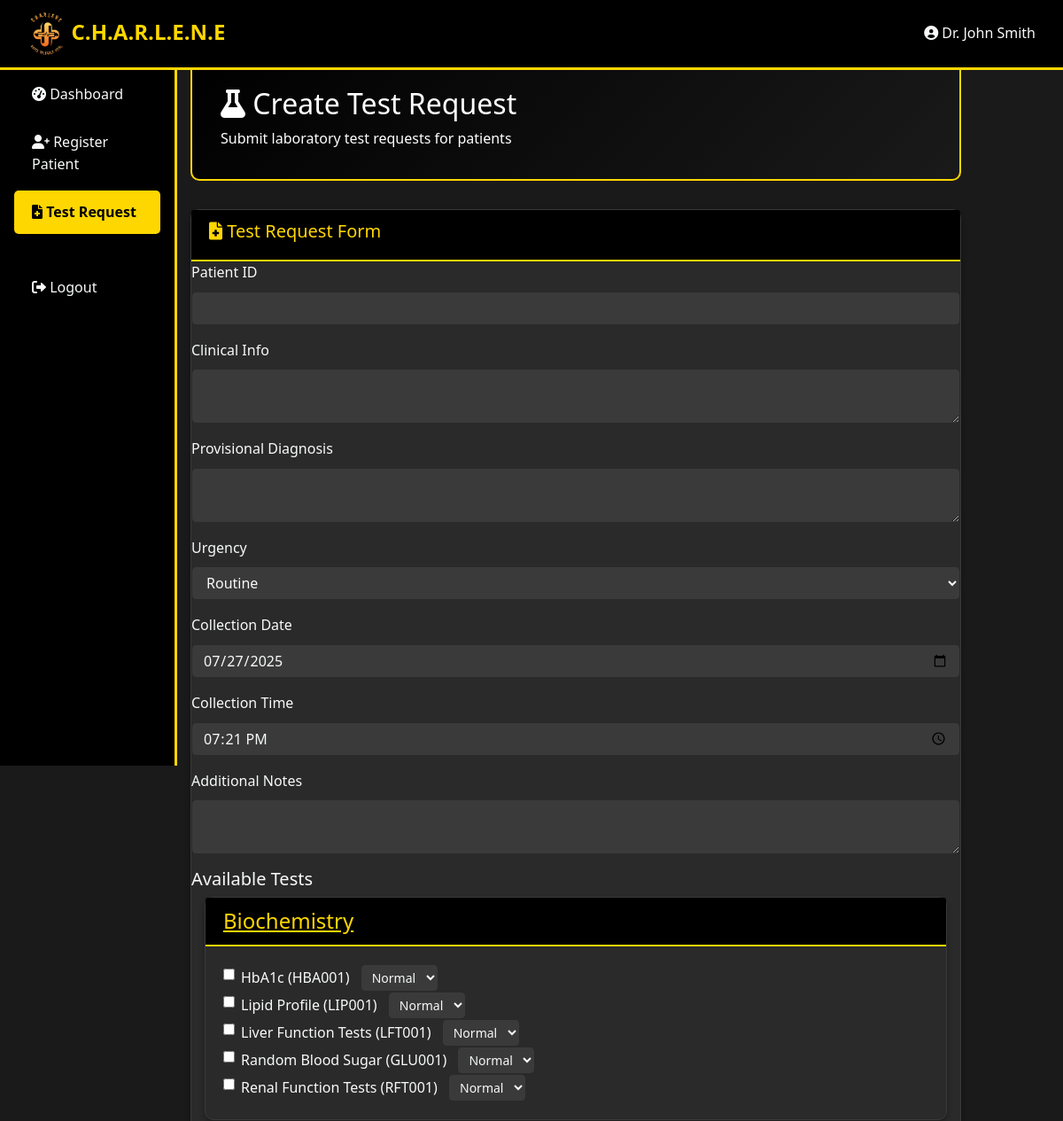
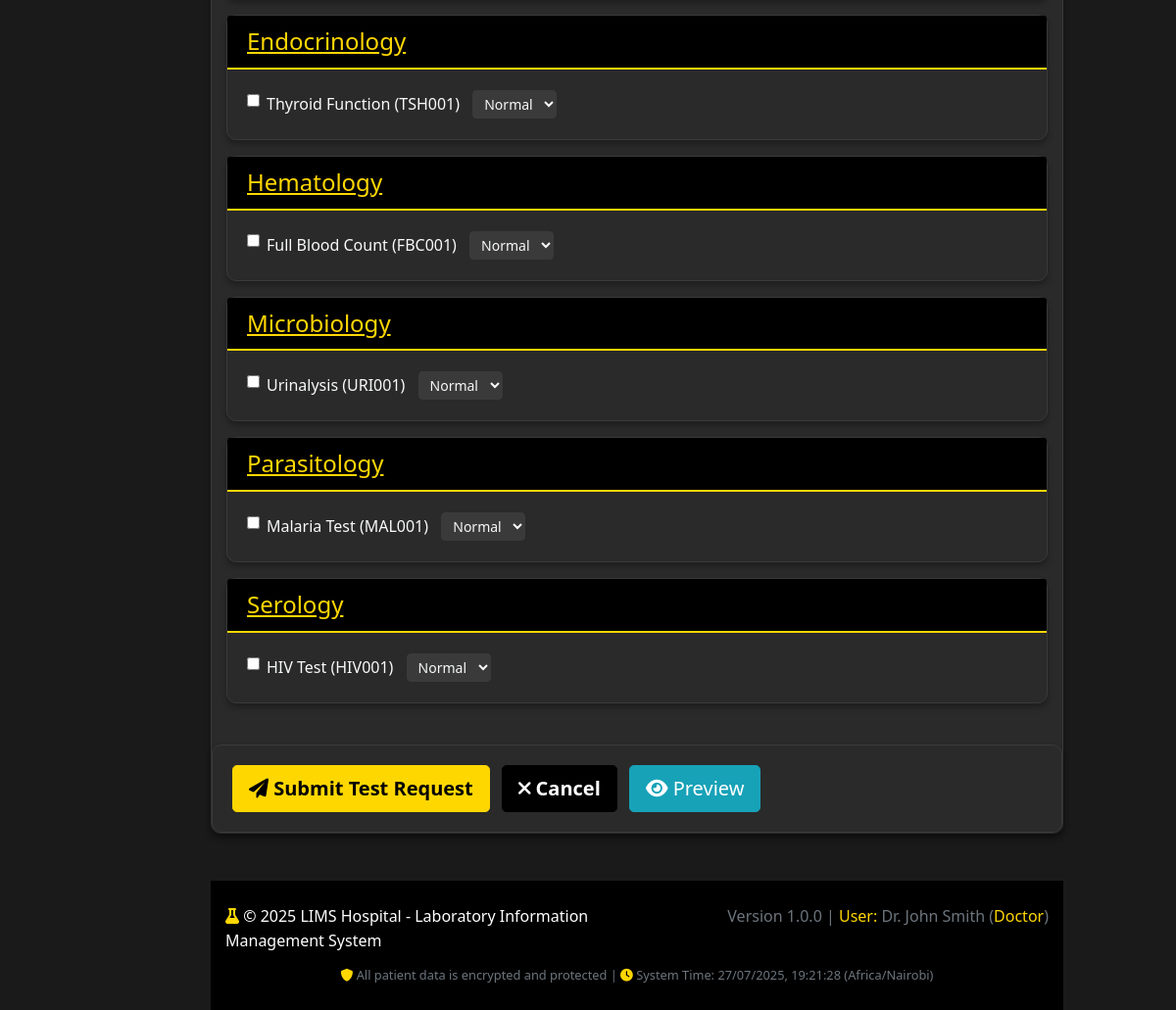
The app's page /doctor/test_request.php (signed in) with its own data (2 pictures, top to bottom).
### tables this page shows
CREATE TABLE users (
    id INT AUTO_INCREMENT PRIMARY KEY,
    username VARCHAR(50) UNIQUE NOT NULL,
    password VARCHAR(255) NOT NULL,
    full_name VARCHAR(100) NOT NULL,
    email VARCHAR(100),
    phone VARCHAR(20),
    role ENUM('doctor', 'lab', 'admin') NOT NULL,
    department VARCHAR(50),
    is_active BOOLEAN DEFAULT TRUE,
    created_at TIMESTAMP DEFAULT CURRENT_TIMESTAMP,
    updated_at TIMESTAMP DEFAULT CURRENT_TIMESTAMP ON UPDATE CURRENT_TIMESTAMP
);

CREATE TABLE test_catalog (
    id INT AUTO_INCREMENT PRIMARY KEY,
    test_code VARCHAR(10) UNIQUE NOT NULL,
    test_name VARCHAR(100) NOT NULL,
    test_category VARCHAR(50),
    description TEXT,
    sample_type VARCHAR(50),
    reference_range VARCHAR(100),
    units VARCHAR(20),
    turnaround_time INT DEFAULT 24,  
    price DECIMAL(10,2),
    is_active BOOLEAN DEFAULT TRUE,
    created_at TIMESTAMP DEFAULT CURRENT_TIMESTAMP
);

### config/session.php (called while the page is built, shortened)
<?php
function is_logged_in() {
    return isset($_SESSION['user_id']) && !empty($_SESSION['user_id']);
}
function get_user_info() {
    return [
        'id' => $_SESSION['user_id'],
        'name' => $_SESSION['user_name'],
        'role' => $_SESSION['user_role'],
        'username' => $_SESSION['username']
    ];
}
?>

### includes/functions.php (called while the page is built, shortened)
<?php
function get_user_by_id($user_id) {
    try {
        $database = new Database();
        $conn = $database->connect();
        $sql = "SELECT * FROM users WHERE id = :user_id LIMIT 1";
        $stmt = $conn->prepare($sql);
        $stmt->execute([':user_id' => $user_id]);
        return $stmt->fetch();
    } catch (Exception $e) {
        error_log("Error fetching user: " . $e->getMessage());
        return false;
    }
}
function get_tests_by_category() {
    try {
        $database = new Database();
        $conn = $database->connect();
        $sql = "SELECT * FROM test_catalog WHERE is_active = 1 ORDER BY test_category, test_name";
        $stmt = $conn->prepare($sql);
        $stmt->execute();
        $tests = $stmt->fetchAll();
        $grouped = [];
        foreach ($tests as $test) {
            $category = $test['test_category'] ?? 'Uncategorized';
            if (!isset($grouped[$category])) {
                $grouped[$category] = [];
            }
            $grouped[$category][] = $test;
        }
        return $grouped;
    } catch (Exception $e) {
        error_log("Error fetching tests by category: " . $e->getMessage());
        return [];
    }
}
?>

### doctor/test_request.php (the view, shortened to what this page needs)
<?php
require_once '../config/session.php';
require_once '../includes/functions.php';
$doctor_id = $_SESSION['user_id'];
$doctor_info = get_user_by_id($doctor_id);
$tests_by_category = get_tests_by_category();
require_once '../includes/header.php';
?>
<!DOCTYPE html>
<html lang="en">
<head>
    <link href="https://cdnjs.cloudflare.com/ajax/libs/bootstrap/4.6.0/css/bootstrap.min.css" rel="stylesheet">
    <link href="https://cdnjs.cloudflare.com/ajax/libs/font-awesome/6.0.0/css/all.min.css" rel="stylesheet">
    <link href="../assets/css/style.css" rel="stylesheet">
</head>
<div class="container-fluid">
        <div class="row">
            <div class="col-md-3 col-lg-2 px-0">
                <div class="sidebar">
                    <div class="p-3">
                        <ul class="nav flex-column">
                            <li class="nav-item">
                                <a class="nav-link" href="dashboard.php">
                                    <i class="fas fa-tachometer-alt"></i> Dashboard
                                </a>
                            </li>
                            <li class="nav-item">
                                <a class="nav-link" href="patient_registration.php">
                                    <i class="fas fa-user-plus"></i> Register Patient
                                </a>
                            </li>
                            <li class="nav-item">
                                <a class="nav-link active" href="test_request.php">
                                    <i class="fas fa-file-medical"></i> Test Request
                                </a>
                            </li>
                <a class="nav-link" href="logout.php">
                    <i class="fas fa-sign-out-alt"></i> Logout
                </a>
                        </ul>
                    </div>
                </div>
            </div>
    <div class="col-md-9 main-content">
                <div class="dashboard-header">
                    <h2><i class="fas fa-flask"></i> Create Test Request</h2>
                    <p class="mb-0">Submit laboratory test requests for patients</p>
                </div>
    <div class="card">
                    <div class="card-header">
                        <h5><i class="fas fa-file-medical"></i> Test Request Form</h5>
                    </div>
    <form method="POST">
        <div class="form-group">
            <label for="patient_id">Patient ID</label>
            <input type="text" name="patient_id" id="patient_id" class="form-control" required value="<?php echo htmlspecialchars($_POST['patient_id'] ?? '') ?>">
        </div>
        <div class="form-group">
            <label for="clinical_info">Clinical Info</label>
            <textarea name="clinical_info" id="clinical_info" class="form-control"><?php echo htmlspecialchars($_POST['clinical_info'] ?? '') ?></textarea>
        </div>
        <div class="form-group">
            <label for="provisional_diagnosis">Provisional Diagnosis</label>
            <textarea name="provisional_diagnosis" id="provisional_diagnosis" class="form-control"><?php echo htmlspecialchars($_POST['provisional_diagnosis'] ?? '') ?></textarea>
        </div>
        <div class="form-group">
            <label for="urgency">Urgency</label>
            <select name="urgency" id="urgency" class="form-control">
                <option value="Routine">Routine</option>
            </select>
        </div>
        <div class="form-group">
            <label for="collection_date">Collection Date</label>
            <input type="date" name="collection_date" id="collection_date" class="form-control" value="<?php echo date('Y-m-d'); ?>">
        </div>
        <div class="form-group">
            <label for="collection_time">Collection Time</label>
            <input type="time" name="collection_time" id="collection_time" class="form-control" value="<?php echo date('H:i'); ?>">
        </div>
        <div class="form-group">
            <label for="notes">Additional Notes</label>
            <textarea name="notes" id="notes" class="form-control"><?php echo htmlspecialchars($_POST['notes'] ?? '') ?></textarea>
        </div>
          <h5>Available Tests</h5>
        <div class="container">
         <?php foreach ($tests_by_category as $category => $tests): ?>
          <div class="card mb-3">
            <div class="card-header">
                <h4 class="mb-0"><u><?php echo htmlspecialchars($category); ?></u></h4>
            </div>
            <div class="card-body">
                <?php foreach ($tests as $test): ?>
                    <div class="form-check">
                        <input type="checkbox" class="form-check-input" name="tests[]" value="<?php echo $test['id']; ?>" id="test_<?php echo $test['id']; ?>">
                        <label class="form-check-label" for="test_<?php echo $test['id']; ?>">
                            <?php echo htmlspecialchars($test['test_name']); ?> (<?php echo htmlspecialchars($test['test_code']); ?>)
                        </label>
                        <select name="priority_<?php echo $test['id']; ?>" class="form-control form-control-sm w-auto d-inline ml-2">
                            <option value="Normal">Normal</option>
                        </select>
                    </div>
                <?php endforeach; ?>
            </div>
        </div>
    <?php endforeach; ?>
</div>
        <br>
        <div class="card">
                                <div class="card-body">
                                    <div class="row">
                                        <div class="col-md-12">
                                            <button type="submit" class="btn btn-gold btn-lg">
                                                <i class="fas fa-paper-plane"></i> Submit Test Request
                                            </button>
                                            <button type="button" class="btn btn-black btn-lg ml-2" onclick="window.location.href='dashboard.php'">
                                                <i class="fas fa-times"></i> Cancel
                                            </button>
                                            <button type="button" class="btn btn-info btn-lg ml-2" id="previewBtn">
                                                <i class="fas fa-eye"></i> Preview
                                            </button>
                                        </div>
                                    </div>
                                </div>
                            </div>
    </form>
    <?php require_once '../includes/footer.php'; ?>
</html>

### includes/header.php (shortened to what this page needs)
<?php
$user_info = get_user_info();
?>
<!DOCTYPE html>
<html lang="en">
<head>
    <link href="https://cdnjs.cloudflare.com/ajax/libs/bootstrap/4.6.0/css/bootstrap.min.css" rel="stylesheet">
    <link href="https://cdnjs.cloudflare.com/ajax/libs/font-awesome/6.0.0/css/all.min.css" rel="stylesheet">
    <link href="<?php echo BASE_URL; ?>assets/css/style.css" rel="stylesheet">
</head>
<body class="bg-dark-gray">
    <nav class="navbar navbar-expand-lg navbar-dark bg-black fixed-top">
        <div class="container-fluid">
            <a class="navbar-brand" href="<?php echo BASE_URL . $user_info['role']; ?>/dashboard.php">
                <img src="../assets/images/logo1.png" alt="Logo" style="height: 50px; vertical-align: middle; margin-right: 2px;">
                  C.H.A.R.L.E.N.E
            </a>
                <ul class="navbar-nav">
                    <li class="nav-item dropdown">
                            <i class="fas fa-user-circle"></i>
                            <?php echo htmlspecialchars($user_info['name']); ?>
                    </li>
                </ul>
            </div>
    </nav>
    <div class="container-fluid mt-5 pt-3">
    </div>

### includes/footer.php (shortened to what this page needs)
</div>
    <footer class="bg-black text-center py-4 mt-5">
        <div class="container">
            <div class="row">
                <div class="col-md-6 text-md-left">
                    <p class="mb-0 text-white">
                        <i class="fas fa-flask text-gold"></i>
                        &copy; <?php echo date('Y'); ?> LIMS Hospital - Laboratory Information Management System
                    </p>
                </div>
                <div class="col-md-6 text-md-right">
                    <p class="mb-0 text-muted">
                        Version <?php echo APP_VERSION; ?> |
                        <span class="text-gold">User:</span> <?php echo htmlspecialchars($user_info['name']); ?>
                        (<span class="text-gold"><?php echo ucfirst($user_info['role']); ?></span>)
                    </p>
                </div>
            </div>
            <div class="row mt-2">
                <div class="col-12">
                    <small class="text-muted">
                        <i class="fas fa-shield-alt text-gold"></i>
                        All patient data is encrypted and protected |
                        <i class="fas fa-clock text-gold"></i>
                        System Time: <?php echo date('Y-m-d H:i:s'); ?> (<?php echo TIMEZONE; ?>)
                    </small>
                </div>
            </div>
        </div>
    </footer>
</body>
</html>

### assets/css/style.css (style rules this page uses)
:root { --primary-black: #000000; --primary-gold: #FFD700; --accent-white: #FFFFFF; --dark-gray: #1a1a1a; --light-gray: #2a2a2a; --medium-gray: #3a3a3a; --text-light: #f8f9fa; --text-muted: #6c757d; --success: #28a745; --warning: #ffc107; --danger: #dc3545; --info: #17a2b8; }
* { margin: 0; padding: 0; box-sizing: border-box; }
body { font-family: 'Segoe UI', Tahoma, Geneva, Verdana, sans-serif; background-color: var(--dark-gray); color: var(--text-light); line-height: 1.6; }
.text-gold { color: var(--primary-gold) !important; }
.text-white { color: var(--accent-white) !important; }
.text-muted { color: var(--text-muted) !important; }
.bg-black { background-color: var(--primary-black) !important; }
.bg-dark-gray { background-color: var(--dark-gray) !important; }
.btn-gold { background-color: var(--primary-gold); border-color: var(--primary-gold); color: var(--primary-black); font-weight: 600; transition: all 0.3s ease; }
.btn-black { background-color: var(--primary-black); border-color: var(--primary-black); color: var(--accent-white); font-weight: 600; }
.card { background-color: var(--light-gray); border: 1px solid var(--medium-gray); border-radius: 10px; box-shadow: 0 4px 6px rgba(0, 0, 0, 0.3); transition: transform 0.3s ease, box-shadow 0.3s ease; }
.card-header { background-color: var(--primary-black); color: var(--primary-gold); border-bottom: 2px solid var(--primary-gold); font-weight: 600; }
.form-control { background-color: var(--medium-gray); border: 1px solid var(--light-gray); color: var(--text-light); border-radius: 5px; }
.form-control::placeholder { color: var(--text-muted); }
.navbar { background-color: var(--primary-black) !important; border-bottom: 3px solid var(--primary-gold); }
.navbar-brand { color: var(--primary-gold) !important; font-weight: 700; font-size: 1.5rem; }
.sidebar { background-color: var(--primary-black); min-height: 100vh; border-right: 3px solid var(--primary-gold); }
.sidebar .nav-link { color: var(--text-light); padding: 12px 20px; border-radius: 5px; margin: 2px 0; transition: all 0.3s ease; }
.sidebar .nav-link.active { background-color: var(--primary-gold); color: var(--primary-black); font-weight: 600; }
.dashboard-header { background: linear-gradient(135deg, var(--primary-black) 0%, var(--dark-gray) 100%); color: var(--accent-white); padding: 2rem; border-radius: 10px; margin-bottom: 2rem; border: 2px solid var(--primary-gold); }
.text-center { text-align: center; }

### records on screen
users: full_name "Dr. John Smith", role "Doctor"
test_catalog: test_name "HbA1c", test_code "HBA001", id "Normal"
test_catalog: test_name "Lipid Profile", test_code "LIP001", id "Normal"
test_catalog: test_name "Liver Function Tests", test_code "LFT001", id "Normal"
test_catalog: test_name "Random Blood Sugar", test_code "GLU001", id "Normal"
test_catalog: test_name "Renal Function Tests", test_code "RFT001", id "Normal"
test_catalog: test_name "Thyroid Function", test_code "TSH001", id "Normal"
test_catalog: test_name "Full Blood Count", test_code "FBC001", id "Normal"
test_catalog: test_name "Urinalysis", test_code "URI001", id "Normal"
test_catalog: test_name "Malaria Test", test_code "MAL001", id "Normal"
test_catalog: test_category "Serology", test_name "HIV Test", test_code "HIV001", id "Normal"

### other values on screen
$category "Biochemistry"
$category "Endocrinology"
$category "Hematology"
$category "Microbiology"
$category "Parasitology"
APP_VERSION "1.0.0"
TIMEZONE "Africa/Nairobi"
